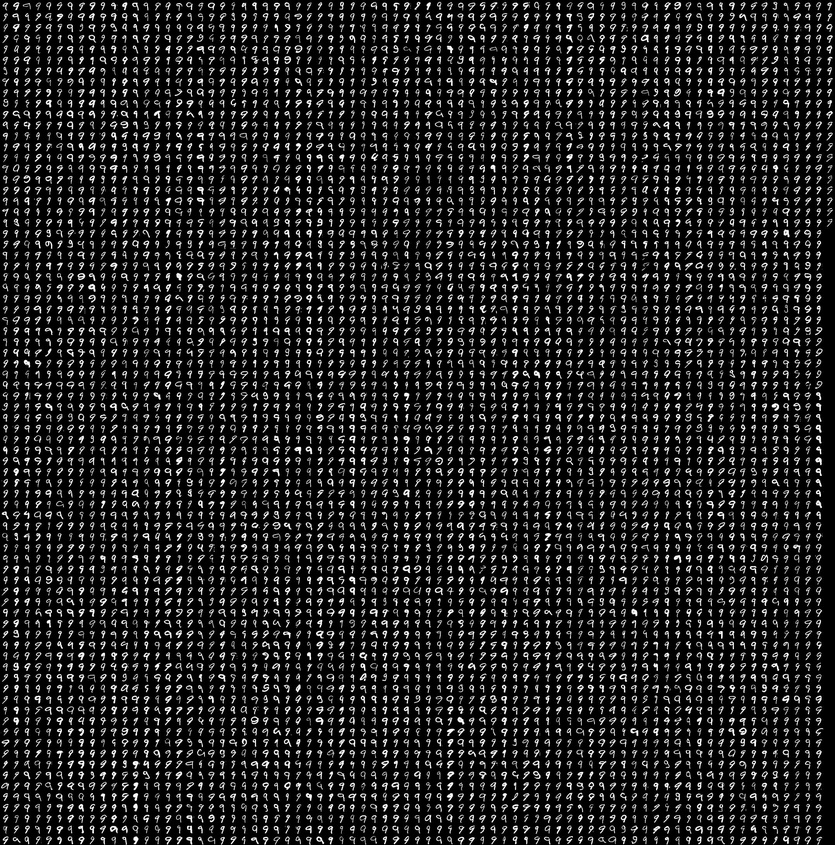
#> input picture MNIST/mnist_train9.jpg, 835 x 845 px, shrunk from 2156 x 2184 before the run
$ python main.py
#> lines starting #> are read from the running program, lines starting #| are printed output that depends on the picture
import numpy as np
import math
import random
from PIL import Image, ImageDraw

image = Image.open("MNIST/mnist_train9.jpg")
#> image is the input picture: PIL image 835x845 L; min 0, max 255, mean 34.1
width = image.size[0]
#> width = 835
height = image.size[1]
#> height = 845
pix = image.load()          # contains pixel values

print('size', width, height)
#| size 835 845

width_frame = 28 #width // 77
height_frame = 28 #height // 77
print(width_frame)
print(height_frame)


imSplittedSize = Image.new('L', (width_frame, height_frame))
#> imSplittedSize: PIL image 28x28 L; every value is 0
draw = ImageDraw.Draw(imSplittedSize)

frame_number = 0

# separating and saving images

for i in range(12):
    for j in range(12):
        beginX = i * width_frame
        endX = beginX + width_frame
        beginY = j * height_frame
        endY = beginY + height_frame
        print(beginX, endX)
        print(beginY, endY)
        for k in range(beginX, endX):
            for l in range(beginY, endY):
                draw.point((k - beginX, l - beginY), pix[k, l])
#                print(k, l)
        path = "result/z_{0}_{1}.{2}".format(i, j, "jpg")
        print(i, j)
        imSplittedSize.save(path, "JPEG")
#> this loop made 12 passes
#> pass 1, `imSplittedSize.save(path, "JPEG")`:
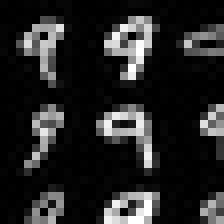
#> saved as z_0_0.jpg: PIL image 28x28 L (shown 8 times larger); min 0, max 255, mean 36.4
#> pass 1, `imSplittedSize.save(path, "JPEG")`:
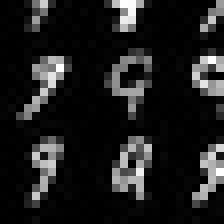
#> saved as z_0_1.jpg: PIL image 28x28 L (shown 8 times larger); min 0, max 255, mean 29.7
#> pass 1, `imSplittedSize.save(path, "JPEG")`:
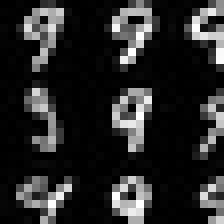
#> saved as z_0_2.jpg: PIL image 28x28 L (shown 8 times larger); min 0, max 255, mean 39.6
#> pass 1, `imSplittedSize.save(path, "JPEG")`:
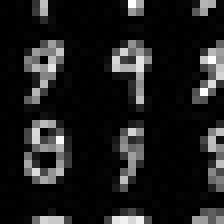
#> saved as z_0_3.jpg: PIL image 28x28 L (shown 8 times larger); min 0, max 255, mean 29.9
#> after the loop:
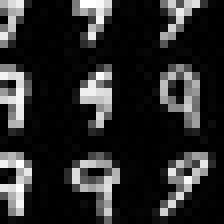
#> imSplittedSize: PIL image 28x28 L (shown 8 times larger); min 0, max 255, mean 41.6

image.save("MNIST/example/1.jpg", "JPEG")

del draw

layer_count = 3        # count of layers
neuron_count = []      # count of neurons in layers
X = []
for i in range(16):
    X.append(random.random())

class Neuron:
    def __init__(self, layer=None, number=None):
        self.layer = layer
        self.number = number

    def init(self, N = None, W = None):
        self.N = N
        self.W = W

    def input(self, X = None):
        self.X = X

    def output(self, alpha=0.1):
        self.alpha = alpha
        i = 0
        sp = 0
        while i < self.N:
            sp += self.W[i]*self.X[i]
            i += 1
        return (1 / (1 + math.exp(-self.alpha * sp)))

map = []

for i in range(layer_count - 1):
    L = []
    for j in range(16):
        L.append(j)
    map.append(L)
L = []
for j in range(10):
    L.append(j)
map.append(L)

NeuMap = []
for i in range(layer_count):
    NeuL = []
    for j in (map[i]):
        NeuL.append(Neuron(i, j))
    NeuMap.append(NeuL)

for i in range(layer_count):
    for j in (map[i]):
        W = []
        for k in range(16):
            W.append(random.random())
        NeuMap[i][j].init(16, W)

for j in (map[0]):
    NeuMap[0][j].input(X)
for i in range(0, layer_count - 1):
    Y = []
    for j in map[i]:
        Y.append(NeuMap[i][j].output(1))
    for k in map[i+1]:
        NeuMap[i+1][k].input(Y)
out = []
for j in range(10):
    out.append(NeuMap[2][j].output(0.1))


example = Neuron(1, 3)
#weight = [0.1, 0.2, 0.0, 0.4, 0.6]
weight = [0.1, 0.1, 0.1, 0.1, 0.1]
#X = [1, 0.5, 0.3, 0.8, 0.9]
#X = [1, 0.1, 1, 0.1, 1]
example.init(len(weight), weight)
example.input(X)
#out = example.output(0.1)
print(NeuMap[2][5].layer)
print(NeuMap[1][15].number)
print(NeuMap[1][15].N)
print(NeuMap[1][15].W)
print(out)

# [6 lines of commented-out code are left out]

$ run again, with MNIST/mnist_train0.jpg copied over MNIST/mnist_train9.jpg
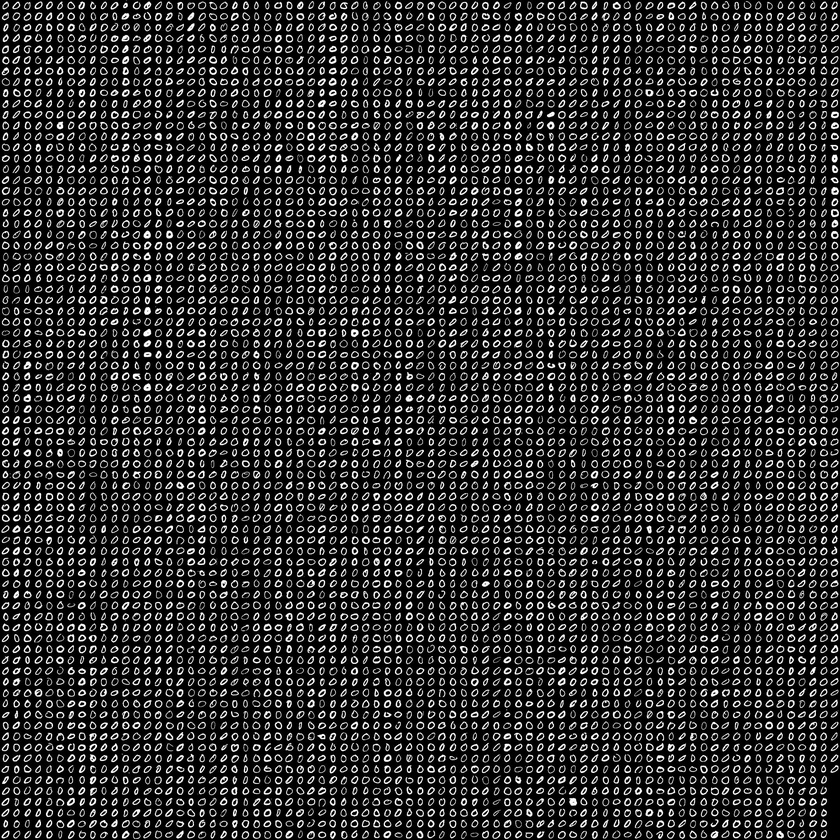
#> input picture MNIST/mnist_train0.jpg, 840 x 840 px, shrunk from 2156 x 2156 before the run
#> image is the input picture: PIL image 840x840 L; min 0, max 255, mean 47.6
#| size 840 840
#> the loop `for i in range(12):` made 12 passes
#> pass 1, `imSplittedSize.save(path, "JPEG")`:
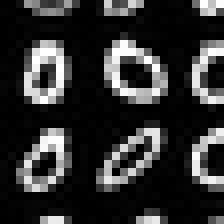
#> saved as z_0_3.jpg: PIL image 28x28 L (shown 8 times larger); min 0, max 255, mean 48.3
#> after the loop `for i in range(12):`:
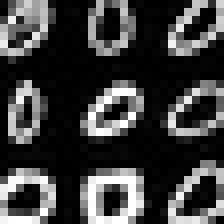
#> imSplittedSize: PIL image 28x28 L (shown 8 times larger); min 0, max 255, mean 62.2
